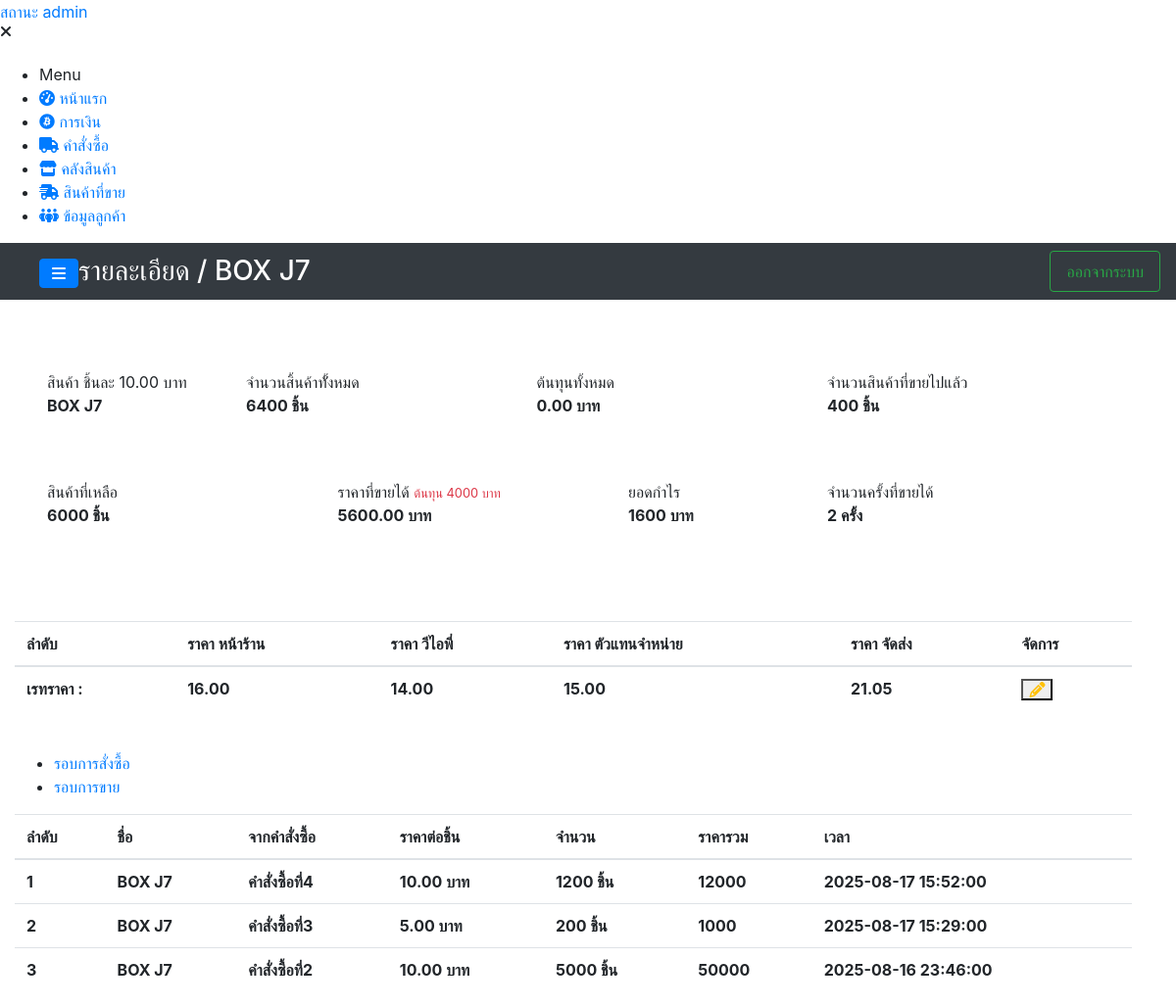
Page /system/details/detail_stock.php?product_name=BOX J7 (signed in) on the earlier database version.
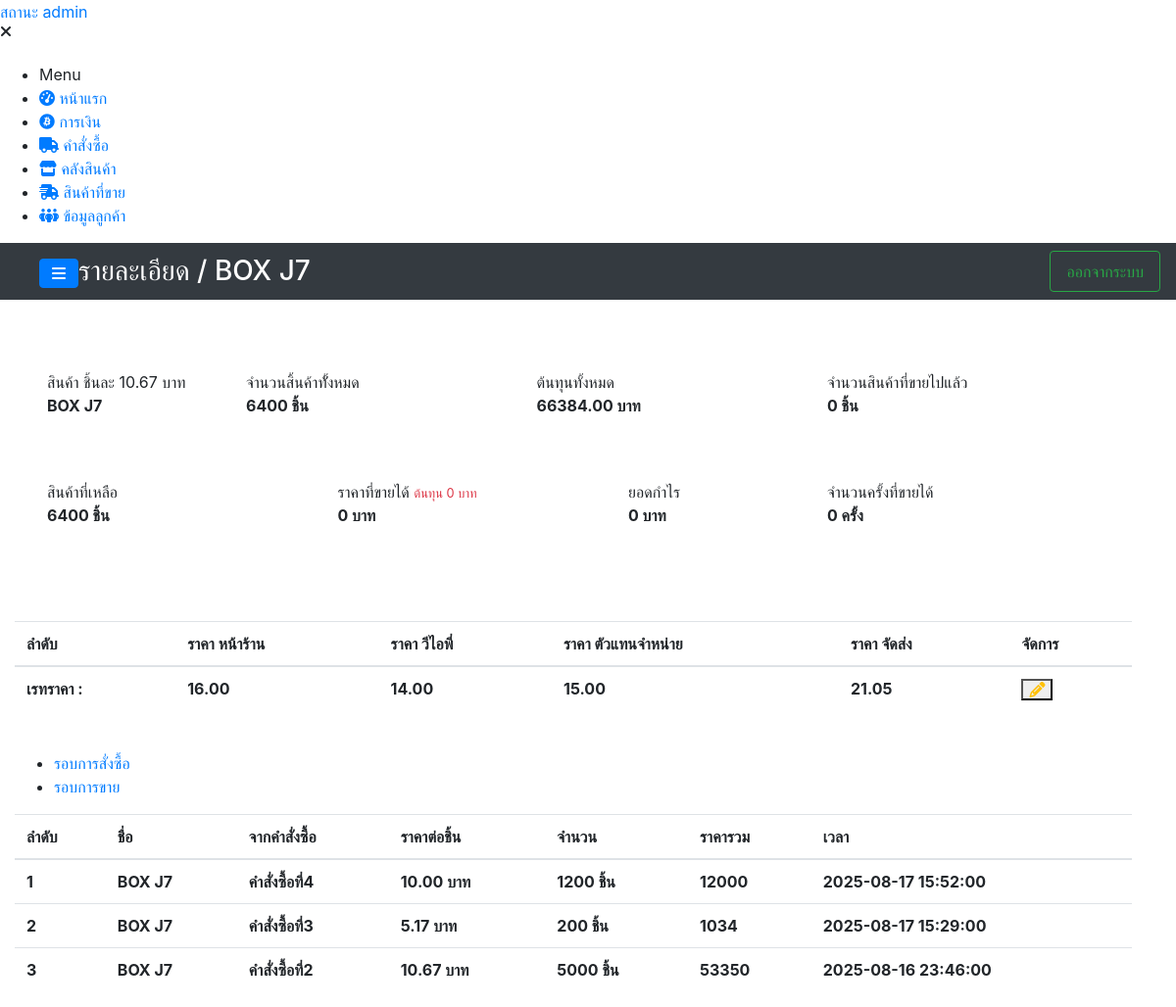
Same page on the later database version.
### tables this page shows
CREATE TABLE `rate_price` (
  `rate_id` int(11) NOT NULL,
  `product_name` varchar(200) NOT NULL,
  `id_adder` int(11) NOT NULL,
  `price_custommer_vip` decimal(10,2) NOT NULL,
  `price_customer_frontstore` decimal(10,2) NOT NULL,
  `price_customer_deliver` decimal(10,2) NOT NULL,
  `price_customer_dealer` decimal(10,2) NOT NULL,
  `create_at` datetime NOT NULL
);

CREATE TABLE `stock_product` (
  `product_id` int(11) NOT NULL,
  `product_name` varchar(200) NOT NULL,
  `product_count` int(11) NOT NULL,
  `product_price` decimal(10,2) NOT NULL,
  `expenses` decimal(10,2) NOT NULL,
  `id_adder` int(11) NOT NULL,
  `id_order` int(11) NOT NULL,
  `create_at` datetime NOT NULL
);

CREATE TABLE `order_box` (
  `order_id` int(11) NOT NULL,
  `order_name` varchar(300) NOT NULL,
  `slip_order` varchar(200) NOT NULL,
  `totalcost_order` decimal(10,2) NOT NULL,
  `count_order` int(11) NOT NULL,
  `id_adder` int(11) NOT NULL,
  `date_time_order` datetime NOT NULL,
  `create_at` datetime NOT NULL
);

### components/component.php (the view, shortened to what this page needs)
<?php
function navigationOfiicer($path = ""){
    $list = "
        <nav id=\"sidebar\" class=\"sidebar-wrapper\">
            <div class=\"sidebar-content\">
                <div class=\"sidebar-brand\">
                    <a href=\"#\" class=\"text-primary\">สถานะ admin</a>
                    <div id=\"close-sidebar\">
                        <i class=\"fas fa-times\"></i>
                    </div>
                </div>
                <div class=\"sidebar-menu mt-4\">
                    <ul>
                        <li class=\"header-menu\">
                            <span>Menu</span>
                        </li>
                        <li>
                          <a href=\"{$path}index.php\">
                              <i class=\"fa fa-tachometer-alt\"></i>
                              <span>หน้าแรก</span>
                          </a>
                        </li>
                        <li>
                          <a href=\"{$path}finance.php\">
                              <i class=\"fab fa-bitcoin\"></i>
                              <span>การเงิน</span>
                          </a>
                        </li>
                        <li>
                          <a href=\"{$path}orders.php\">
                              <i class=\"fa-solid fa-truck\"></i>
                              <span>คำสั่งซื้อ</span>
                          </a>
                        </li>
                        <li>
                          <a href=\"{$path}stock.php\">
                              <i class=\"fas fa-store\"></i>
                              <span>คลังสินค้า</span>
                          </a>
                        </li>
                        <li>
                          <a href=\"{$path}ordersell.php\">
                            <i class=\"fa-solid fa-truck-fast\"></i>
                              <span>สินค้าที่ขาย</span>
                          </a>
                        </li>
                        <li>
                          <a href=\"{$path}ordersell.php\">
                            <i class=\"fa-solid fa-people-group\"></i>
                              <span>ข้อมูลลูกค้า</span>
                          </a>
                        </li>
                    </ul>
                </div>
            </div>
        </nav>
    ";
    echo $list;
}
function navbar($logo, $path=""){
    $navList = "
        <nav class=\"navbar navbar-tp navbar-expand-md navbar-dark bg-dark row\">
          <div class=\"container-fluid ml-4\">
              <a id=\"show-sidebar\" class=\"btn btn-primary mt-1\" href=\"#\">
                  <i class=\"fas fa-bars\"></i>
              </a>
              <p class=\"h3 mb-0 text-white text-uppercase d-none d-lg-inline-block font-thi\">$logo</p>
              <div class=\"ml-auto\">
                  <a class=\"nav-link btn btn-outline-success\" href=\"{$path}logout.php\">
                    <i class=\"now-ui-icons ui-1_settings-gear-63\"></i>
                    ออกจากระบบ
                  </a>
              </div>
          </div>
        </nav>
    ";
    echo $navList;
}
function tableDetailStock($number, $product_id,$productname,$productcount,$productprice, $ordername, $datetime_order){
    $toal_all = $productprice * $productcount;
    $list_stock = "
        <form>
            <tr>
              <td class=\"font-weight-bold\">$number</td>
              <td class=\"font-weight-bold\">$productname</td>
              <td class=\"font-weight-bold\">$ordername</td>
              <td class=\"font-weight-bold\">$productprice บาท</td>
              <td class=\"font-weight-bold\">$productcount ชิ้น</td>
              <td class=\"font-weight-bold\">$toal_all</td>
              <td class=\"font-weight-bold\">$datetime_order</td>
            </tr>
        </form>
    ";
    echo $list_stock;
}
function detailStock($productname,$total_count,$total_price,$product_price, $count_sell, $income_price, $number_of_timessold){
    $remaining_products = $total_count - $count_sell;
    $cost_price = $product_price * $count_sell;
    $total_profit = $income_price - $cost_price;
    $detail = "
        <div class=\"rounded row mt-4 p-4\">
           <div class=\"col-lg-2 col-md-3 col-sm-6 col-12 m-2 p-3 bg-white info-box rounded info-box rounded\">
            <span>สินค้า ชิ้นละ $product_price บาท</span>
            <p class=\"font-weight-bold res_text\"> $productname </p>
          </div>
          <div class=\"col-lg-3 col-md-4 col-sm-6 col-12 m-2 p-3 bg-white info-box rounded\">
            <span>จำนวนสิ้นค้าทัั้งหมด</span>
                <p class=\"font-weight-bold res_text\"> $total_count ชิ้น</p>
          </div>
          <div class=\"col-lg-3 col-md-4 col-sm-6 col-12 m-2 p-3 bg-white info-box rounded\">
            <span>ต้นทุนทั้งหมด</span>
            <p class=\"font-weight-bold res_text\"> $total_price  บาท</p>
          </div>
          <div class=\"col-lg-3 col-md-4 col-sm-6 col-12 m-2 p-3 bg-white info-box rounded\">
                <span>จำนวนสินค้าที่ขายไปแล้ว</span>
                <p class=\"font-weight-bold res_text\"> $count_sell  ชิ้น</p>
          </div>
          <div class=\"col-lg-3 col-md-4 col-sm-6 col-12 m-2 p-3 bg-white info-box rounded\">
                <span>สินค้าที่เหลือ</span>
                <p class=\"font-weight-bold res_text\"> $remaining_products  ชิ้น</p>
          </div>
          <div class=\"col-lg-3 col-md-4 col-sm-6 col-12 m-2 p-3 bg-white info-box rounded\">
            <span>ราคาที่ขายได้</span>
            <small class=\"text-danger\">ต้นทุน $cost_price บาท</small>
           <p class=\"font-weight-bold res_text\"> $income_price บาท</p>
          </div>
          <div class=\"col-lg-2 col-md-3 col-sm-6 col-12 m-2 p-3 bg-white info-box rounded\">
                <span>ยอดกำไร</span>
                <p class=\"font-weight-bold res_text\">$total_profit  บาท</p>
          </div>
          <div class=\"col-lg-3 col-md-4 col-sm-6 col-12 m-2 p-3 bg-white info-box rounded\">
            <span>จำนวนครั้งที่ขายได้</span>
            <p class=\"font-weight-bold res_text\"> $number_of_timessold ครั้ง</p>
          </div>
        </div>
    ";
    echo $detail;
}
function listRatePrice($rate_id="",$rate_storefront_price="",$rate_vip_price="",$rate_dealer_price="ยังไม่ได้กำหนด",$rate_delivery_price="",$product_name, $price_product){
    function status($id){
        if($id){
            return "<i class=\"fas fa-pencil-alt text-warning\"></i>";
        }else{
            return "<i class=\"fas fa-plus text-success\"></i>";
        }
    }
    $list = "
        <form>
            <tr>
                <td class=\"font-weight-bold\">เรทราคา : </td>
                <td class=\"font-weight-bold\">$rate_storefront_price</td>
                <td class=\"font-weight-bold\">$rate_vip_price</td>
                <td class=\"font-weight-bold\">$rate_dealer_price</td>
                <td class=\"font-weight-bold\">$rate_delivery_price</td>
                <td>
                    <div class=\"table-data-feature\" >
                        <button type=\"button\" id=\"set_rate_price\" data-target=\"#modalFormUpdateRate\" data-toggle=\"modal\"
                           class=\"item\" data-id=\"$rate_id\" data-product=\"$product_name\" data-storefront=\"$rate_storefront_price\" data-vip=\"$rate_vip_price\"
                           data-dealers=\"$rate_dealer_price\" data-delivery=\"$rate_delivery_price\" data-productprice=\"$price_product\"
                        >
                            ".status($rate_id)."
                        </button>
                    </div>
                </td>
            </tr>
        </form>
    ";
    echo $list;
}
?>

### link/link-2.php (shortened to what this page needs)
<link rel="stylesheet" href="https://maxcdn.bootstrapcdn.com/bootstrap/4.0.0/css/bootstrap.min.css">
<link href="https://cdnjs.cloudflare.com/ajax/libs/font-awesome/6.6.0/css/all.min.css" rel="stylesheet">
<link rel="stylesheet" href="https://cdn.datatables.net/1.12.1/css/dataTables.bootstrap4.min.css">
<link href="https://unpkg.com/multiple-select@2.2.0/dist/multiple-select.min.css" rel="stylesheet">

### system/details/detail_stock.php (shortened to what this page needs)
<?php
include_once("../../backend/config.php");
include_once("../../link/link-2.php");
include_once("../../components/component.php");
$product_name = $_GET['product_name'];
?>
<!DOCTYPE html>
<html lang="en">
<head>
    <link rel="stylesheet" href="https://cdnjs.cloudflare.com/ajax/libs/uikit/3.0.0-beta.20/css/uikit.css">
    <link rel="stylesheet" href="../../assets/scripts/module/jquery.Thailand.js/jquery.Thailand.js/dist/jquery.Thailand.min.css">
    <link rel="stylesheet" href="../../assets/scss/navigationTrue-a-j.scss">
    <link rel="stylesheet" href="../../assets/scss/revenue.scss">
    <link rel="stylesheet" href="../../assets/scss/index.u.scss">
</head>
<body>
  <div class="page-wrapper chiller-theme toggled">
      <?php  navigationOfiicer("../"); ?>
       <main class="page-content mt-0">
      <?php navbar("รายละเอียด / ".$product_name."", "../"); ?>
      <div class="container-fluid row">
          <div class="col-md-12">
            <?php
              $sql = "SELECT product_name, product_price,
               COUNT(*) total,SUM(expenses) AS resutl_price, SUM(product_count) AS total_count FROM stock_product WHERE product_name='$product_name' GROUP BY product_name";
               $selectStockProduct = mysqli_query($conn,$sql) or die(mysqli_error($conn));
               $acc_fetch = mysqli_fetch_assoc($selectStockProduct);
              $sql_sell = "SELECT productname,COUNT(*) AS counts, SUM(tatol_product) AS total_products, SUM(price_to_pay) AS prices FROM list_productsell WHERE productname='$product_name' GROUP BY productname";
              $quer_sell = mysqli_query($conn,$sql_sell) or die(mysqli_error($conn));
              $acc_sell = mysqli_fetch_assoc($quer_sell);
               detailStock($acc_fetch['product_name'],$acc_fetch['total_count'], $acc_fetch['resutl_price'],$acc_fetch['product_price'], $acc_sell['total_products'] ?? 0,$acc_sell['prices'] ?? 0,$acc_sell['counts'] ?? 0);
            ?>
          </div>
          <div class="col-md-12 mt-4">
                <div class="table-responsive table-responsive-data2 mt-2">
                  <table class="table table-data2 mydataTablePatron">
                    <thead>
                       <tr>
                          <th class="font-weight-bold">ลำดับ</th>
                          <th class="font-weight-bold">ราคา หน้าร้าน</th>
                          <th class="font-weight-bold">ราคา วีไอพี่</th>
                          <th class="font-weight-bold">ราคา ตัวแทนจำหน่าย</th>
                          <th class="font-weight-bold">ราคา จัดส่ง</th>
                          <th class="font-weight-bold">จัดการ</th>
                       </tr>
                    </thead>
                    <tbody>
                      <?php
                          $sql = "SELECT * FROM rate_price WHERE product_name='$product_name'";
                          $query = mysqli_query($conn,$sql) or die(mysqli_error($conn));
                          $rate_acc_fetch = mysqli_fetch_assoc($query);
                          if($rate_acc_fetch){
                            listRatePrice(
                              $rate_acc_fetch['rate_id'],$rate_acc_fetch['price_customer_frontstore'],$rate_acc_fetch['price_custommer_vip'],
                              $rate_acc_fetch['price_customer_dealer'],$rate_acc_fetch['price_customer_deliver'],$product_name,$acc_fetch['product_price']
                            );
                          }else{
                            listRatePrice("","","","","",$product_name,$acc_fetch['product_price']);
                          }
                      ?>
                    </tbody>
                  </table>
                </div>
          </div>
          <div class="col-md-12 mt-4">
              <div class="tabs">
                <div class="tab-button-outer">
                  <ul id="tab-button">
                    <li><a href="#tab01">รอบการสั่งซื้อ</a></li>
                    <li><a href="#tab02">รอบการขาย</a></li>
                  </ul>
                </div>
              </div>
            <div id="tab01" class="tab-contents">
            <div class="table-responsive table-responsive-data2 mt-2">
                  <table class="table table-data2 mydataTablePatron">
                      <thead>
                          <tr>
                              <th>ลำดับ</th>
                              <th>ชื่อ</th>
                              <th>จากคำสั่งซื้อ</th>
                              <th>ราคาต่อชิ้น</th>
                              <th>จำนวน</th>
                              <th>ราคารวม</th>
                              <th>เวลา</th>
                          </tr>
                      </thead>
                      <tbody>
                          <?php
                              $get_sql = "SELECT * FROM stock_product LEFT JOIN order_box ON order_box.order_id = stock_product.id_order WHERE stock_product.product_name='$product_name' ORDER BY stock_product.create_at DESC";
                               $get_datastock = mysqli_query($conn, $get_sql) or die(mysqli_error($conn));
                                foreach($get_datastock as $key => $res){
                                    tableDetailStock(
                                        ($key+1), $res['product_id'], $res['product_name'],$res['product_count'],$res['product_price'],
                                        $res['order_name'],$res['date_time_order']
                                      );
                                }
                          ?>
                      </tbody>
                  </table>
            </div>
            </div>
          </div>
      </div>
    </main>
  </div>
</body>
</html>

Differences in the rows shown:
changed stock_product "คำสั่งซื้อที่3": product_price "5.00" → "5.17"; toal_all "1000" → "1034"
changed stock_product "คำสั่งซื้อที่2": product_price "10.00" → "10.67"; toal_all "50000" → "53350"
Other differences:
$product_price: "10.00" → "10.67"
$total_price: "0.00" → "66384.00"
$count_sell: "400" → "0"
$remaining_products: "6000" → "6400"
$cost_price: "4000" → "0"
$income_price: "5600.00" → "0"
$total_profit: "1600" → "0"
$number_of_timessold: "2" → "0"
